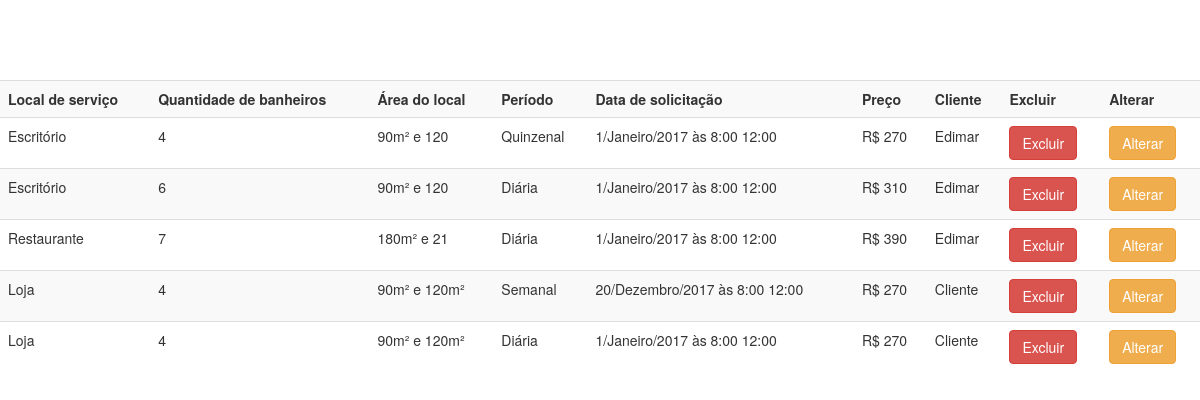
Screenshot of /view/listarAllSolicEmpresa.php with the database file from the repository.
### tables this page shows
CREATE TABLE `solicitacaoemp` (
  `codSolicitacaoEmp` int(11) NOT NULL,
  `locServ` varchar(20) NOT NULL,
  `quantBanheirosEmp` int(11) NOT NULL,
  `areaServ` varchar(15) NOT NULL,
  `periodoServEmp` varchar(10) NOT NULL,
  `diaServEmp` int(11) NOT NULL,
  `mesServEmp` varchar(15) NOT NULL,
  `anoServEmp` int(11) NOT NULL,
  `horaServEmp` varchar(15) NOT NULL,
  `precoEmp` varchar(7) DEFAULT NULL,
  `Cliente_idCliente` int(11) DEFAULT NULL
);

CREATE TABLE `cliente` (
  `idCliente` int(11) NOT NULL,
  `nomeCliente` varchar(65) NOT NULL,
  `emailCliente` varchar(45) DEFAULT NULL,
  `celularCliente` varchar(45) DEFAULT NULL,
  `cpfCliente` varchar(45) NOT NULL,
  `cepCliente` varchar(45) NOT NULL,
  `enderecoCliente` varchar(45) DEFAULT NULL,
  `complementCliente` varchar(45) DEFAULT NULL,
  `numeroCliente` int(11) DEFAULT NULL,
  `bairroCliente` varchar(45) DEFAULT NULL,
  `cidadeCliente` varchar(45) DEFAULT NULL,
  `estadoCliente` varchar(45) DEFAULT NULL,
  `usuario` varchar(15) NOT NULL,
  `senha` varchar(45) NOT NULL,
  `Perfil_idPerfil` int(11) NOT NULL
);

### dao/conexao/conexao.php (called while the page is built)
<?php
abstract class Conexao {
    private static $instance;
    public static function getInstance() {
        try {
            if (!isset(self::$instance)) {
                self::$instance = new PDO("mysql:host=localhost;dbname=db_syschlr;charset=UTF8", "root", "");
                self::$instance->setAttribute(PDO::ATTR_ERRMODE, PDO::ERRMODE_EXCEPTION);
            }
            return self::$instance;
        } catch (PDOException $exc) {
            echo "Erro ao conectar o banco de dados :" . $exc->getMessage();
        }
    }
}
?>

### dao/solicEmpresaDAO.php (called while the page is built, shortened)
<?php
require_once '../dao/conexao/conexao.php';
class SolicEmpresaDAO {
    public $pdo = null;
    public function __construct() {
        $this->pdo = Conexao::getInstance();
    }
    public function getAllSolicEmpresa() {
        try {
            $sql = "SELECT s.codSolicitacaoEmp, s.locServ, s.quantBanheirosEmp,
                s.areaServ, s.periodoServEmp, s.diaServEmp, s.mesServEmp, s.anoServEmp, s.horaServEmp,
                s.precoEmp, s.Cliente_idCliente, c.nomeCliente FROM solicitacaoemp as s INNER JOIN cliente as c ON (s.Cliente_idCliente = c.idCliente)";
            $stmt = $this->pdo->prepare($sql);
            $stmt->execute();
            $solicsEmpresa = $stmt->fetchAll(PDO::FETCH_ASSOC);
            return $solicsEmpresa;
        } catch (PDOException $exc) {
            echo $exc->getMessage();
        }
    }
}
?>

### view/listarAllSolicEmpresa.php (the view, shortened to what this page needs)
<!DOCTYPE html>
<html>
    <head>
        <link rel="stylesheet" href="https://maxcdn.bootstrapcdn.com/bootstrap/3.3.7/css/bootstrap.min.css">
    </head>
    <body>
        <br><br><br><br>
        <?php
        require_once '../dao/solicEmpresaDAO.php';
        $solicEmpresaDAO = new SolicEmpresaDAO();
        $solicsEmpresa = $solicEmpresaDAO->getAllSolicEmpresa();
        echo "<table class='table table-striped' align='center'>";
        echo "<tr>";
        echo "  <th>Local de serviço</th>";
        echo "  <th>Quantidade de banheiros</th>";
        echo "  <th>Área do local</th>";
        echo "  <th>Período</th>";
        echo "  <th>Data de solicitação</th>";
        echo "  <th>Preço</th>";
        echo "  <th>Cliente</th>";
        echo "  <th>Excluir</th>";
        echo "  <th>Alterar</th>";
        echo "</tr>";
        foreach ($solicsEmpresa as $sce) {
            echo "<tr>";
            $DataSolicitada = $sce["diaServEmp"] . "/" . $sce["mesServEmp"] . "/" . $sce["anoServEmp"] . " às " . $sce["horaServEmp"];
            echo "  <td>{$sce["locServ"]}</td>";
            echo "  <td>{$sce["quantBanheirosEmp"]}</td>";
            echo "  <td>{$sce["areaServ"]}</td>";
            echo "  <td>{$sce["periodoServEmp"]}</td>";
            echo "  <td>{$DataSolicitada}</td>";
            echo "  <td>{$sce["precoEmp"]}</td>";
            echo "  <td>{$sce["nomeCliente"]}</td>";
            echo "  <td><a class='btn btn-danger' href='../controller/excluirSolicEmpresaByIdController.php?codSolicitacaoEmp={$sce["codSolicitacaoEmp"]}'>Excluir</a></td>";
            echo "  <td><a class='btn btn-warning' href='formAltSolicEmpresaAdmin.php?codSolicitacaoEmp={$sce["codSolicitacaoEmp"]}'>Alterar</a></td>";
            echo "</tr>";
        }
        echo "</table>";
        ?>
    </body>
</html>

### rows the page displays
solicitacaoemp: locServ "Escritório", quantBanheirosEmp "4", areaServ "90m² e 120", periodoServEmp "Quinzenal", DataSolicitada "1/Janeiro/2017 às 8:00 12:00", precoEmp "R$ 270", Cliente_idCliente.nomeCliente "Edimar"
solicitacaoemp: locServ "Escritório", quantBanheirosEmp "6", areaServ "90m² e 120", periodoServEmp "Diária", DataSolicitada "1/Janeiro/2017 às 8:00 12:00", precoEmp "R$ 310", Cliente_idCliente.nomeCliente "Edimar"
solicitacaoemp: locServ "Restaurante", quantBanheirosEmp "7", areaServ "180m² e 21", periodoServEmp "Diária", DataSolicitada "1/Janeiro/2017 às 8:00 12:00", precoEmp "R$ 390", Cliente_idCliente.nomeCliente "Edimar"
solicitacaoemp: locServ "Loja", quantBanheirosEmp "4", areaServ "90m² e 120m²", periodoServEmp "Semanal", DataSolicitada "20/Dezembro/2017 às 8:00 12:00", precoEmp "R$ 270", Cliente_idCliente.nomeCliente "Cliente"
solicitacaoemp: locServ "Loja", quantBanheirosEmp "4", areaServ "90m² e 120m²", periodoServEmp "Diária", DataSolicitada "1/Janeiro/2017 às 8:00 12:00", precoEmp "R$ 270", Cliente_idCliente.nomeCliente "Cliente"
